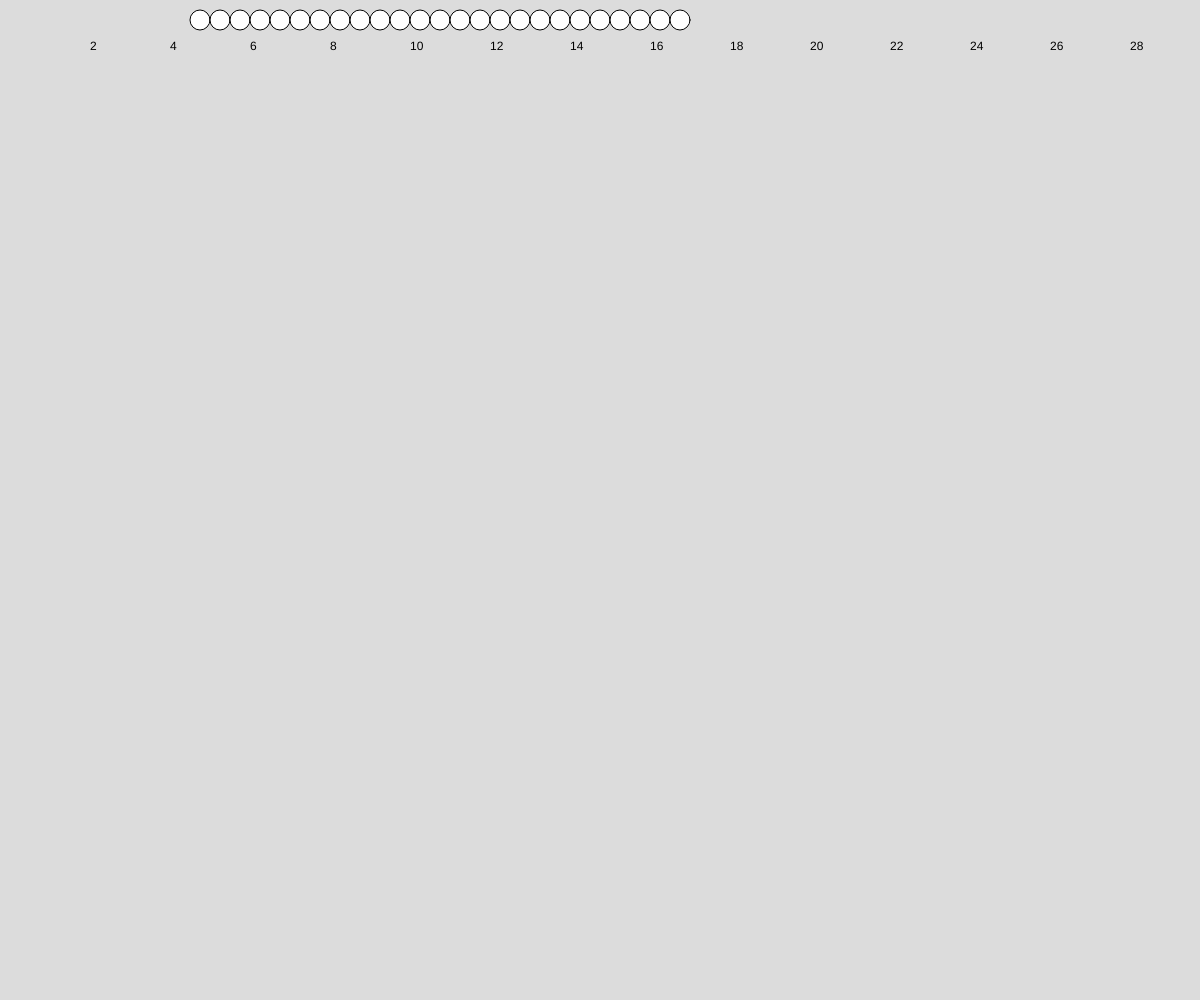
Frame 1 (no input)
Frame 2 (the mouse pressed at the canvas centre, redrawn once): identical to frame 1, image omitted

The p5.js sketch that drew this single still picture (run headless with seeded random() and noise() and a simulated clock; the mouse was pressed at the canvas centre and the sketch redrawn once):

// p5.js sketch
// ── sketch.js
function setup() {
  // put setup code here
    noLoop();
  createCanvas(windowWidth, windowHeight);
  let s = 200;
  // put drawing code here
  background(220);
  while(s < 700){
    ellipse(s,20,20,20);
    s = s + 20;
  }

  let i = 2;
  while(i <= 30){
    text(i,i*40+10,50);
    i = i + 2;
  }
}

function draw() {

}
